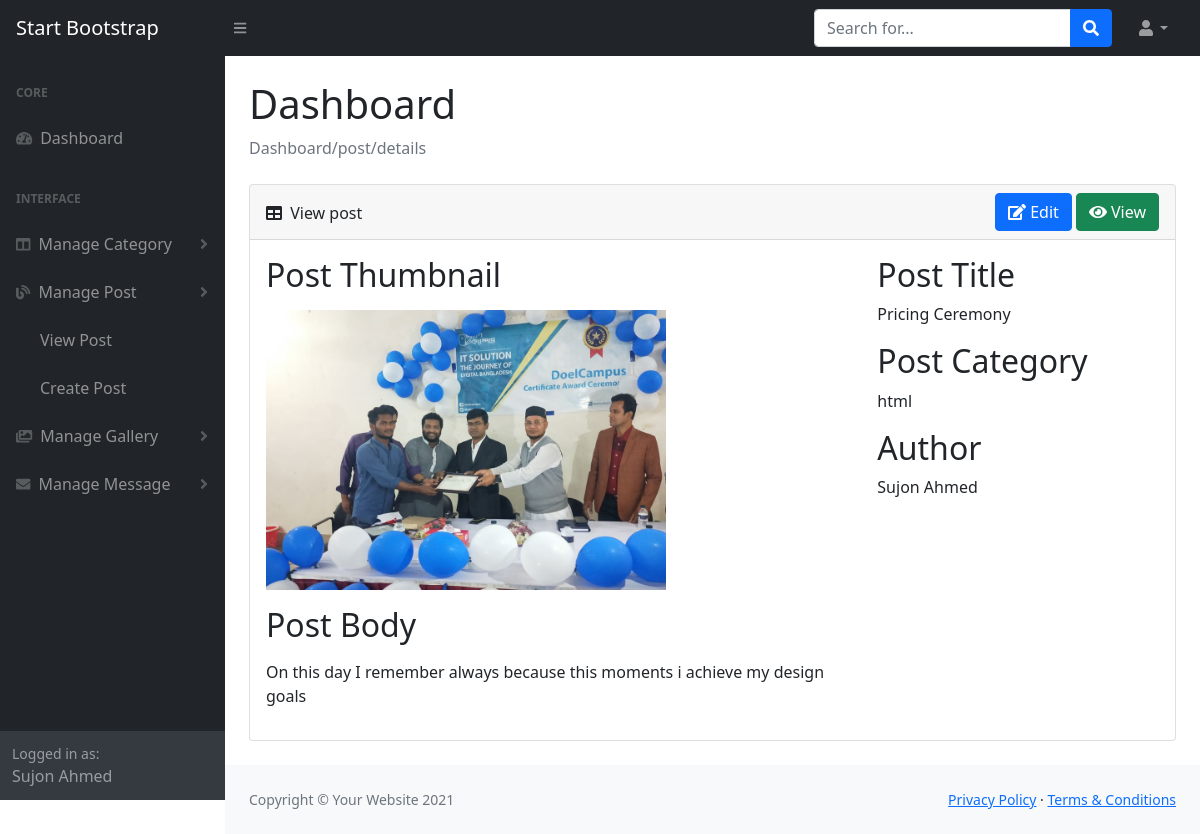
Page /blog/admin/post_details.php?id=6 (signed in) on the committed database.
### tables this page shows
CREATE TABLE `post` (
  `post_id` int(11) NOT NULL,
  `author_id` int(10) NOT NULL,
  `category_id` int(10) NOT NULL,
  `post_title` varchar(255) NOT NULL,
  `post_body` longtext NOT NULL,
  `post_thumbnail` varchar(80) NOT NULL,
  `post_created_at` datetime NOT NULL DEFAULT current_timestamp()
);

CREATE TABLE `category` (
  `cat_id` int(11) NOT NULL,
  `cat_name` varchar(30) NOT NULL,
  `cat_icon` varchar(60) NOT NULL,
  `cat_created_at` datetime NOT NULL DEFAULT current_timestamp()
);

CREATE TABLE `user` (
  `user_id` int(11) NOT NULL,
  `user_name` varchar(30) NOT NULL,
  `user_email` varchar(60) NOT NULL,
  `user_password` varchar(255) NOT NULL,
  `user_about` longtext NOT NULL,
  `user_photo` varchar(60) NOT NULL,
  `created_at` datetime NOT NULL DEFAULT current_timestamp()
);

### blog/admin/main.php (called while the page is built, shortened)
<?php
    class Main{
        protected $host = 'localhost';
        protected $user = 'root';
        protected $pass = '';
        protected $db = 'blog';
        protected $con;
        public function __construct()
        {
            $this->con = new mysqli($this->host, $this->user, $this->pass, $this->db);
        }
        public function get_single_post($post_id){
        $this->sql = "SELECT post.*,category.cat_id,category.cat_name,user.user_name,user.user_photo,user.user_about FROM post JOIN category ON post.category_id = category.cat_id JOIN user ON post.author_id = user.user_id WHERE post_id = '$post_id'";
        $this->result = $this->con->query($this->sql);
        if($this->result == true){
            return $this->result;
        }else{
            return false;
        }
    }
    }
?>

### blog/admin/post_details.php (the view, shortened to what this page needs)
<?php
    include 'header.php';
    if(isset($_GET['id'])){
        $post_id = $_GET['id'];
        $posts = $obj->get_single_post($post_id);
        if($posts->num_rows>0){
            while($post = $posts->fetch_object()){
                $title = $post->post_title;
                $image = $post->post_thumbnail;
                $body = $post->post_body;
                $category = $post->cat_name;
                $author = $post->user_name;
            }
        }
    }
?>
    <div id="layoutSidenav_content">
        <main>
            <div class="container-fluid px-4">
                <h1 class="mt-4">Dashboard</h1>
                <ol class="breadcrumb mb-4">
                    <li class="breadcrumb-item active">Dashboard/post/details</li>
                </ol>
                <div class="card mb-4">
                    <div class="card-header d-flex justify-content-between">
                        <div class="mt-2">
                            <i class="fas fa-table me-1"></i>
                            View post
                        </div>
                        <div>
                            <a href="edit_post.php?id=<?php echo $_GET['id']; ?>" class="btn btn-primary"><i class="fas fa-edit me-1"></i>Edit</a>
                            <a href="view_post.php" class="btn btn-success"><i class="fas fa-eye me-1"></i>View</a>
                        </div>
                    </div>
                    <div class="card-body">
                        <div class="row">
                            <div class="col-md-8">
                            <h2 class="text-capitalize mb-3">post thumbnail</h2>
                            <img class="img-fluid" src="<?php echo 'uploads/posts/'.$image; ?>" width="400" alt="">
                            <h2 class="text-capitalize mb-3 mt-3">post body</h2>
                            <div>
                                <?php echo $body; ?>
                            </div>
                            </div>
                            <div class="col-md-4">
                                <h2>Post Title</h2>
                                <p><?php echo $title; ?></p>
                                <h2>Post Category</h2>
                                <p><?php echo $category; ?></p>
                                <h2>Author</h2>
                                <p><?php echo $author; ?></p>
                            </div>
                        </div>
                    </div>
                </div>
            </div>
        </main>
        <footer class="py-4 bg-light mt-auto">
            <div class="container-fluid px-4">
                <div class="d-flex align-items-center justify-content-between small">
                    <div class="text-muted">Copyright &copy; Your Website 2021</div>
                    <div>
                        <a href="#">Privacy Policy</a>
                        &middot;
                        <a href="#">Terms &amp; Conditions</a>
                    </div>
                </div>
            </div>
        </footer>
    </div>
<?php
    include 'footer.php';
?>

### rows in the picture
post: post_thumbnail (picture), post_body "On this day I remember always because this moments i achieve my design goals", post_title "Pricing Ceremony", category.cat_name "html", author.user_name "Sujon Ahmed"

### other values in the picture
$_SESSION['name'] "Sujon Ahmed"
